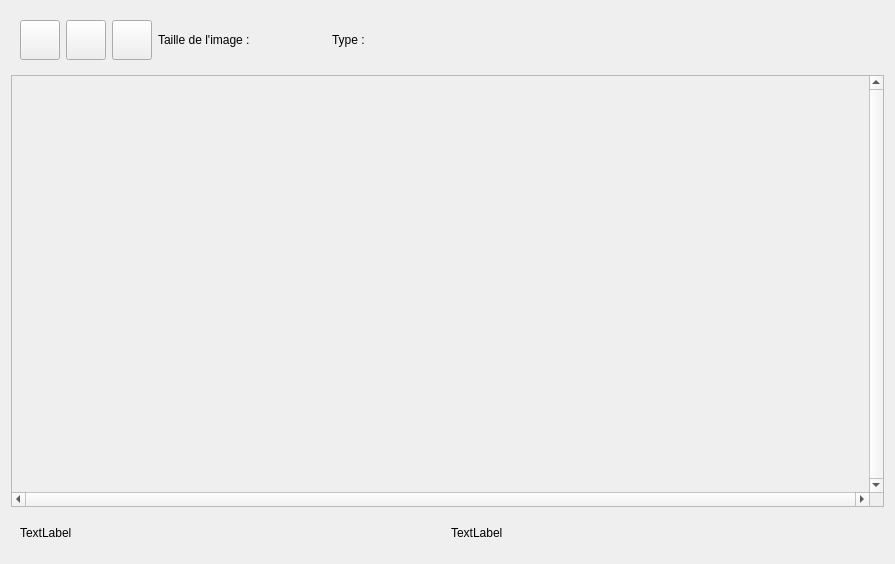
<?xml version="1.0" encoding="UTF-8"?>
<ui version="4.0">
 <class>ImageWindows</class>
 <widget class="QWidget" name="ImageWindows">
  <property name="geometry">
   <rect>
    <x>0</x>
    <y>0</y>
    <width>895</width>
    <height>564</height>
   </rect>
  </property>
  <property name="minimumSize">
   <size>
    <width>80</width>
    <height>80</height>
   </size>
  </property>
  <property name="windowTitle">
   <string>Form</string>
  </property>
  <layout class="QVBoxLayout" name="verticalLayout">
   <item>
    <widget class="QWidget" name="widget_Tool" native="true">
     <property name="minimumSize">
      <size>
       <width>300</width>
       <height>50</height>
      </size>
     </property>
     <property name="maximumSize">
      <size>
       <width>16777215</width>
       <height>60</height>
      </size>
     </property>
     <layout class="QHBoxLayout" name="horizontalLayout">
      <item>
       <widget class="QPushButton" name="pushB_Save">
        <property name="minimumSize">
         <size>
          <width>40</width>
          <height>40</height>
         </size>
        </property>
        <property name="maximumSize">
         <size>
          <width>40</width>
          <height>40</height>
         </size>
        </property>
        <property name="text">
         <string/>
        </property>
        <property name="icon">
         <iconset>
          <normaloff>../build/release/actions/document-save-3.ico</normaloff>../build/release/actions/document-save-3.ico</iconset>
        </property>
        <property name="iconSize">
         <size>
          <width>40</width>
          <height>40</height>
         </size>
        </property>
       </widget>
      </item>
      <item>
       <widget class="QPushButton" name="pushB_ZoomIn">
        <property name="minimumSize">
         <size>
          <width>40</width>
          <height>40</height>
         </size>
        </property>
        <property name="maximumSize">
         <size>
          <width>40</width>
          <height>40</height>
         </size>
        </property>
        <property name="text">
         <string/>
        </property>
        <property name="icon">
         <iconset>
          <normaloff>../build/release/actions/zoom-in-3.ico</normaloff>../build/release/actions/zoom-in-3.ico</iconset>
        </property>
        <property name="iconSize">
         <size>
          <width>30</width>
          <height>30</height>
         </size>
        </property>
       </widget>
      </item>
      <item>
       <widget class="QPushButton" name="pushB_ZoomOut">
        <property name="minimumSize">
         <size>
          <width>40</width>
          <height>40</height>
         </size>
        </property>
        <property name="maximumSize">
         <size>
          <width>40</width>
          <height>40</height>
         </size>
        </property>
        <property name="text">
         <string/>
        </property>
        <property name="icon">
         <iconset>
          <normaloff>../build/release/actions/zoom-out-3.ico</normaloff>../build/release/actions/zoom-out-3.ico</iconset>
        </property>
        <property name="iconSize">
         <size>
          <width>30</width>
          <height>30</height>
         </size>
        </property>
       </widget>
      </item>
      <item>
       <widget class="QLabel" name="constLblinfoimagesize">
        <property name="text">
         <string>Taille de l'image :</string>
        </property>
       </widget>
      </item>
      <item>
       <widget class="QLabel" name="lbl_imageSize">
        <property name="minimumSize">
         <size>
          <width>70</width>
          <height>20</height>
         </size>
        </property>
        <property name="text">
         <string/>
        </property>
        <property name="alignment">
         <set>Qt::AlignLeading|Qt::AlignLeft|Qt::AlignVCenter</set>
        </property>
       </widget>
      </item>
      <item>
       <widget class="QLabel" name="constLblDepth">
        <property name="text">
         <string>Type : </string>
        </property>
       </widget>
      </item>
      <item>
       <widget class="QLabel" name="lbl_imageDepth">
        <property name="minimumSize">
         <size>
          <width>40</width>
          <height>0</height>
         </size>
        </property>
        <property name="text">
         <string/>
        </property>
       </widget>
      </item>
      <item>
       <spacer name="horizontalSpacer">
        <property name="orientation">
         <enum>Qt::Horizontal</enum>
        </property>
        <property name="sizeHint" stdset="0">
         <size>
          <width>40</width>
          <height>20</height>
         </size>
        </property>
       </spacer>
      </item>
     </layout>
    </widget>
   </item>
   <item>
    <widget class="QScrollArea" name="scrollArea_Image">
     <property name="mouseTracking">
      <bool>true</bool>
     </property>
     <property name="verticalScrollBarPolicy">
      <enum>Qt::ScrollBarAlwaysOn</enum>
     </property>
     <property name="horizontalScrollBarPolicy">
      <enum>Qt::ScrollBarAlwaysOn</enum>
     </property>
     <property name="sizeAdjustPolicy">
      <enum>QAbstractScrollArea::AdjustToContentsOnFirstShow</enum>
     </property>
     <property name="widgetResizable">
      <bool>true</bool>
     </property>
     <property name="alignment">
      <set>Qt::AlignCenter</set>
     </property>
     <widget class="QWidget" name="scrollAreaWidgetContents">
      <property name="geometry">
       <rect>
        <x>0</x>
        <y>0</y>
        <width>858</width>
        <height>417</height>
       </rect>
      </property>
     </widget>
    </widget>
   </item>
   <item>
    <widget class="QWidget" name="widget_pixel" native="true">
     <property name="minimumSize">
      <size>
       <width>0</width>
       <height>40</height>
      </size>
     </property>
     <layout class="QHBoxLayout" name="horizontalLayout_2">
      <item>
       <widget class="QLabel" name="lbl_x">
        <property name="text">
         <string>TextLabel</string>
        </property>
       </widget>
      </item>
      <item>
       <widget class="QLabel" name="lbl_pixelvalue">
        <property name="text">
         <string>TextLabel</string>
        </property>
       </widget>
      </item>
     </layout>
    </widget>
   </item>
  </layout>
  <action name="actionZoomPlus">
   <property name="text">
    <string>ZoomPlus</string>
   </property>
   <property name="shortcut">
    <string>Ctrl++</string>
   </property>
  </action>
  <action name="actionZoomMoins">
   <property name="text">
    <string>ZoomMoins</string>
   </property>
   <property name="shortcut">
    <string>Ctrl+-</string>
   </property>
  </action>
 </widget>
 <resources/>
 <connections/>
 <slots>
  <signal>signalChangedSize(int)</signal>
  <slot>changedSize()</slot>
 </slots>
</ui>
